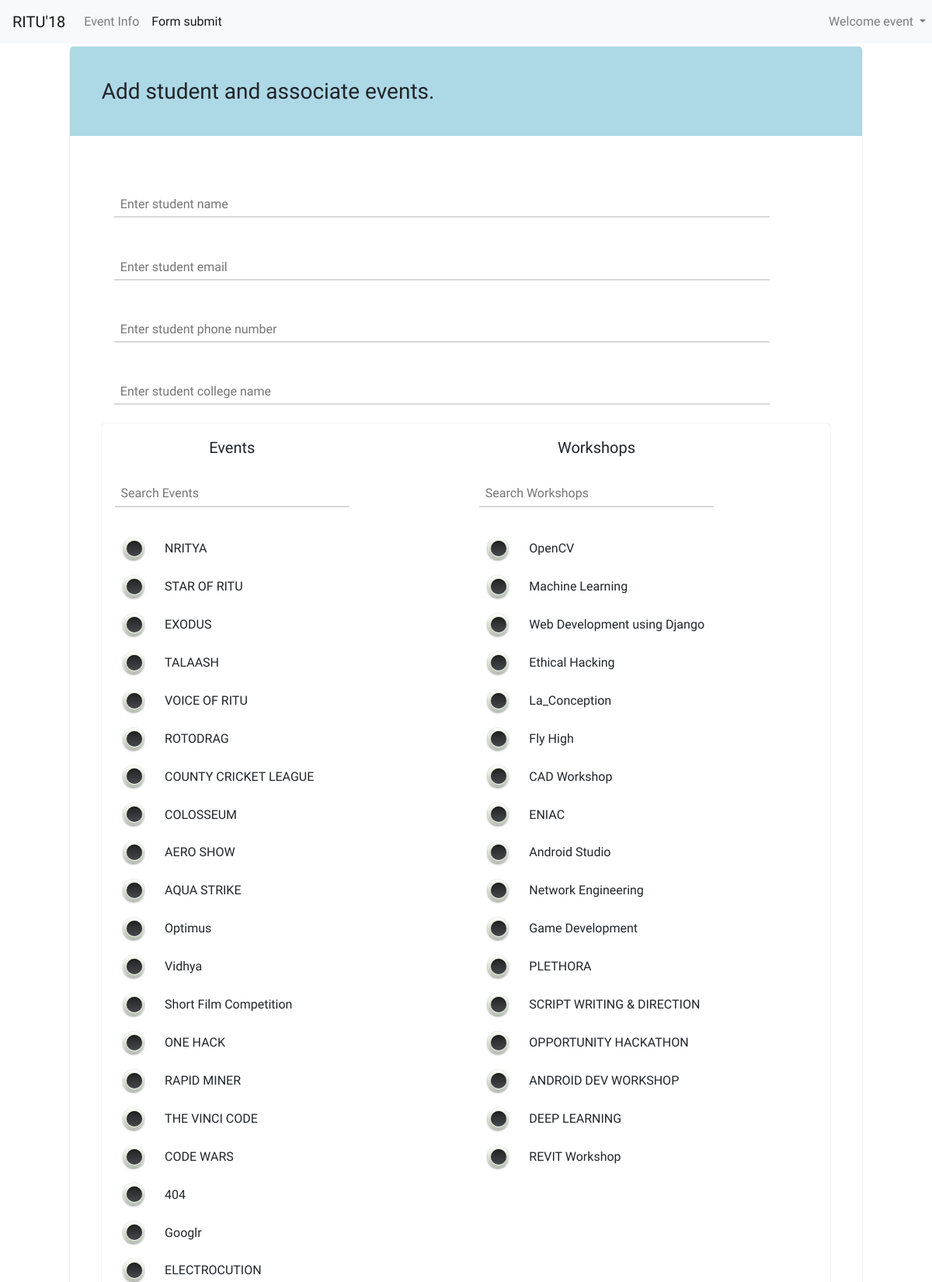
Screenshot of /admin_panel (signed in, upper part) with the database file from the repository.
### EventManagement/models.py (models this page shows, shortened)
class Volunteer(models.Model):
    GROUP_NAME = "volunteer"
    user = models.OneToOneField(User, on_delete=models.CASCADE)
    phone = models.CharField(max_length=15)

class Event(models.Model):
    name = models.CharField(max_length=255)
    code = models.CharField(max_length=10, unique=True)
    organizer = models.ForeignKey(Organizer, on_delete=models.CASCADE)
    timing = models.CharField(max_length=250,null=True)
    additional_data = models.TextField()
    amount = models.CharField(max_length=10, null=True)
    is_team_event = models.BooleanField(default=False)
    venue = models.CharField(max_length=500)

class Workshop(models.Model):
    name = models.CharField(max_length=255)
    code = models.CharField(max_length=10)
    organizer = models.ForeignKey(Organizer, on_delete=models.CASCADE, null=True)
    timing = models.DateTimeField(null=True)
    amount = models.CharField(max_length=10, null=True)
    is_team_event = models.BooleanField(default=False)
    venue = models.CharField(max_length=500)

### EventManagement/views.py (the view, shortened to what this page needs)
# urls.py: path('admin_panel', views.admin_panel, name="admin_panel"),
@login_required
def admin_panel(request):
    context = {'event_list': Event.objects.all(), 'workshop_list': Workshop.objects.all(), 'user': request.user}
    if belongs_to_group(request.user, EventVolunteer.GROUP_NAME):
        event_volunteer = EventVolunteer.objects.get(user=request.user)
        context['event_volunteer'] = event_volunteer
        org_events = Event.objects.filter(organizer=event_volunteer.organizer)
        context['event_registrations'] = []
        for i, event in enumerate(org_events):
            context['event_registrations'].append({
                'code': event.code,
                'name': event.name,
                'list': []
            })
            registrations = Registration.objects.filter(event=event)
            for reg in registrations:
                context['event_registrations'][i]['list'].append({
                    'profile': reg.profile.serialize,
                    'additional_data': reg.additional_data,
                })
        org_workshops = Workshop.objects.filter(organizer=event_volunteer.organizer)
        context['workshop_registrations'] = []
        for i, event in enumerate(org_workshops):
            context['workshop_registrations'].append({
                'code': event.code,
                'name': event.name,
                'list': []
            })
            registrations = Registration.objects.filter(event=event)
            for reg in registrations:
                context['workshop_registrations'][i]['list'].append({
                    'profile': reg.profile.serialize,
                    'additional_data': reg.additional_data,
                })
        return render(request, 'EventManagement/event_volunteer.html', context)
    elif belongs_to_group(request.user, RegistrationDesk.GROUP_NAME):
        event_volunteer = RegistrationDesk.objects.get(user=request.user)
        context['event_volunteer'] = event_volunteer
        context['p_form'] = ProfileForm()
        return render(request, 'EventManagement/registration_admin.html', context)
    else:
        raise PermissionDenied("Not a authorized to view the page")

### EventManagement/forms.py
class ProfileForm(forms.ModelForm):
    class Meta:
        model = Profile
        exclude = ['id_code']

### EventManagement/models.py (called while the page is built)
    def __str__(self):
        return self.name

### EventManagement/utils.py (called while the page is built)
def belongs_to_group(user, group_name):
    return user.groups.filter(name=group_name).exists()

### EventManagement/templates/EventManagement/registration_admin.html (shortened to what this page needs)
{% extends 'EventManagement/base.html' %}
{% load static %}
{% block link %}
    <link rel="stylesheet" href="{% static 'event_volunteer_admin.css' %}">
{% endblock %}
{% block nav-icons %}
    <div class="collapse navbar-collapse" id="navbarSupportedContent">
        <ul class="navbar-nav mr-auto">
            <li class="nav-item ">
                <a class="nav-link event-info" href="#">Event Info <span class="sr-only">(current)</span></a>
            </li>
            <li class="nav-item  active">
                <a class="nav-link form-submit" href="#">Form submit</a>
            </li>
            <li class="nav-item dropdown">
                <a class="nav-link dropdown-toggle" href="#" id="navbarDropdown" role="button" data-toggle="dropdown" aria-haspopup="true" aria-expanded="false">
                   Welcome {{ event_volunteer.user.username }}
                </a>
            </li>
        </ul>
    </div>
{% endblock %}
{% block body %}
    <div class="container">
    <div class="form">
        <h3>Add student and associate events.</h3>
        <form action="{% url 'add_profile' %}" name="form" id="form" method="post">
            <input name="name" maxlength="500" required="" id="id_name" placeholder="Enter student name">
            <input type="email" name="email" maxlength="254" required="" id="id_email" placeholder="Enter student email">
            <input type="tel" name="phone" maxlength="15" required="" id="id_phone" placeholder="Enter student phone number">
            <input name="college" maxlength="500" required="" id="id_college" placeholder="Enter student college name">
            <div class="select_events">
                <div class="event ">
                    <div class="heading">
                        <h5>Events</h5>
                        <input type="search" placeholder="Search Events" id="search-event">
                    </div>
                    <div class="options">
                        {% for event in event_list %}
                            <div class="item">
                                <div class="roundedOne">
                                    <label for="{{ event.name }}"></label>
                                </div>
                                <label class="event-names" for="{{ event.name }}"><span>{{ event.name }}</span></label>
                            </div>
                        {% endfor %}
                    </div>
                </div>
                <div class="workshop ">
                <div class="heading">
                    <h5>Workshops</h5>
                    <input type="search" placeholder="Search Workshops" id="search-workshop">
                </div>
                <div class="options">
                {% for workshop in workshop_list %}
                    <div class="item">
                        <div class="roundedOne">
                            <label for="{{ workshop.name }}"></label>
                        </div>
                    <label class="workshop-names" for="{{ workshop.name }}"><span>{{ workshop.name }}</span></label>
                    </div>
                {% endfor %}
                </div>
            </div>
            </div>
        </form>
    </div>
    </div>
{% endblock %}

### EventManagement/static/base.css (style rules this page uses)
body { font-family: 'Comfortaa', cursive !important; }
.dropdown { position: absolute; right:0; }
.container { padding: 5% 15%; margin-bottom: 5%; }
form input { background: none; padding: 0.2em 1em 0.2em 0.5em; width: 90%; border: none; border-bottom: 2px solid #8080804d; margin: 1.5em 1em }

### EventManagement/static/event_volunteer_admin.css (style rules this page uses)
.container { padding: 5%; }
a , a:hover { text-decoration: none; }
.form { box-shadow: 0 0 1px #00000082; border-radius: 5px; }
.form h3 { padding: 4%; background-color: lightblue; border-top-left-radius: 5px; border-top-right-radius: 5px; }
.form form { padding: 4%; }
.roundedOne { width: 28px; height: 28px; position: relative; background: #fcfff4; background: -webkit-gradient(linear, left top, left bottom, from(#fcfff4), color-stop(40%, #dfe5d7), to(#b3bead)); background: linear-gradient(to bottom, #fcfff4 0%, #dfe5d7 40%, #b3bead 100%); border-radius: 50px; -webkit-box-shadow: inset 0px 1px 1px white, 0px 1px 3px rgba(0, 0, 0, 0.5); box-shadow: inset 0px 1px 1px white, 0px 1px 3px rgba(0, 0, 0, 0.5); }
.roundedOne label { width: 20px; height: 20px; cursor: pointer; position: absolute; left: 4px; top: 4px; background: -webkit-gradient(linear, left top, left bottom, from(#222222), to(#45484d)); background: linear-gradient(to bottom, #222222 0%, #45484d 100%); border-radius: 50px; -webkit-box-shadow: inset 0px 1px 1px rgba(0, 0, 0, 0.5), 0px 1px 0px white; box-shadow: inset 0px 1px 1px rgba(0, 0, 0, 0.5), 0px 1px 0px white; }
.roundedOne label:after { content: ''; width: 16px; height: 16px; position: absolute; top: 2px; left: 2px; background: #27ae60; background: -webkit-gradient(linear, left top, left bottom, from(#27ae60), to(#145b32)); background: linear-gradient(to bottom, #27ae60 0%, #145b32 100%); opacity: 0; border-radius: 50px; -webkit-box-shadow: inset 0px 1px 1px white, 0px 1px 3px rgba(0, 0, 0, 0.5); box-shadow: inset 0px 1px 1px white, 0px 1px 3px rgba(0, 0, 0, 0.5); }
.heading { text-align: center; position: absolute; background: white; z-index: 2; }
.event .heading { width: 28% }
.workshop .heading { right: 22%; width: 28%; }
.select_events { padding-top: 2%; padding-bottom: 2%; border-radius: 5px; box-shadow: 0 0 1px #0000005c; }
.event { width: 50%; display: inline-block; max-height: 75vh; min-height:75vh; object-fit: contain; overflow-y: scroll; }
.workshop { width: 50%; display: inline-block; float: right; max-height: 75vh; min-height:75vh; object-fit: contain; overflow-y: scroll; }
.options { margin-top: 25%; margin-left: 5%; }
.item { display: inline-flex; padding: 1%; width: 95%; border-radius: 10px; align-items: center; }
.item span { margin-top: 0; padding: 2% 7%; width: 100% }
.event-names , .workshop-names { width: 100%; margin: 0; padding: 8px 0; cursor: pointer; }

### rows the page displays
Volunteer: user.username "event"
Event: name "NRITYA"
Event: name "STAR OF RITU"
Event: name "EXODUS"
Event: name "TALAASH"
Event: name "VOICE OF RITU"
Event: name "ROTODRAG"
Event: name "COUNTY CRICKET LEAGUE"
Event: name "COLOSSEUM"
Event: name "AERO SHOW"
Event: name "AQUA STRIKE"
Event: name "Optimus"
Event: name "Vidhya"
Event: name "Short Film Competition"
Event: name "ONE HACK"
Event: name "RAPID MINER"
Event: name "THE VINCI CODE"
Event: name "CODE WARS"
Event: name "404"
Event: name "Googlr"
Event: name "ELECTROCUTION"
Workshop: name "OpenCV"
Workshop: name "Machine Learning"
Workshop: name "Web Development using Django"
Workshop: name "Ethical Hacking"
Workshop: name "La_Conception"
Workshop: name "Fly High"
Workshop: name "CAD Workshop"
Workshop: name "ENIAC"
Workshop: name "Android Studio"
Workshop: name "Network Engineering"
Workshop: name "Game Development"
Workshop: name "PLETHORA"
Workshop: name "SCRIPT WRITING & DIRECTION"
Workshop: name "OPPORTUNITY HACKATHON"
Workshop: name "ANDROID DEV WORKSHOP"
Workshop: name "DEEP LEARNING"
Workshop: name "REVIT Workshop"
